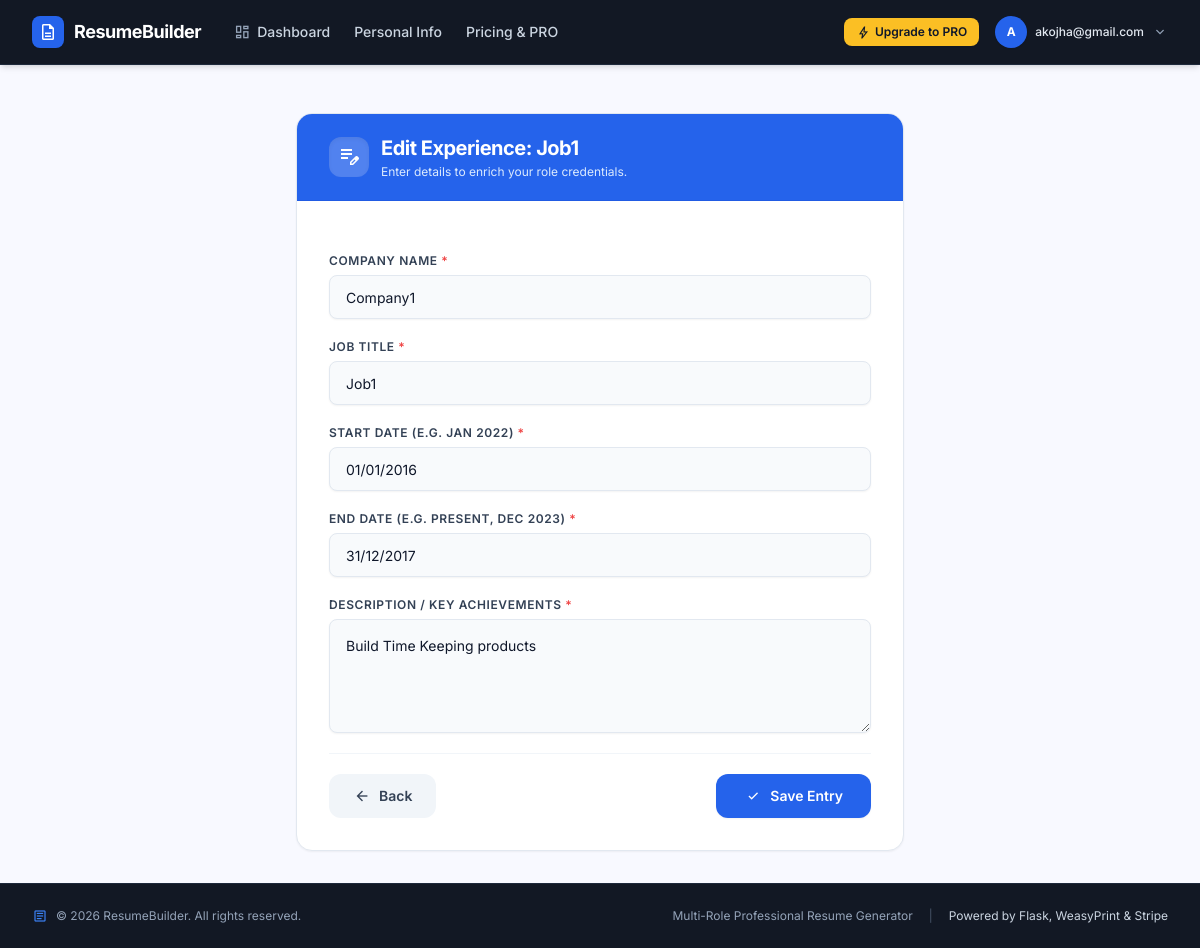
Page /dashboard/experience/1/edit (signed in) on the earlier database version.
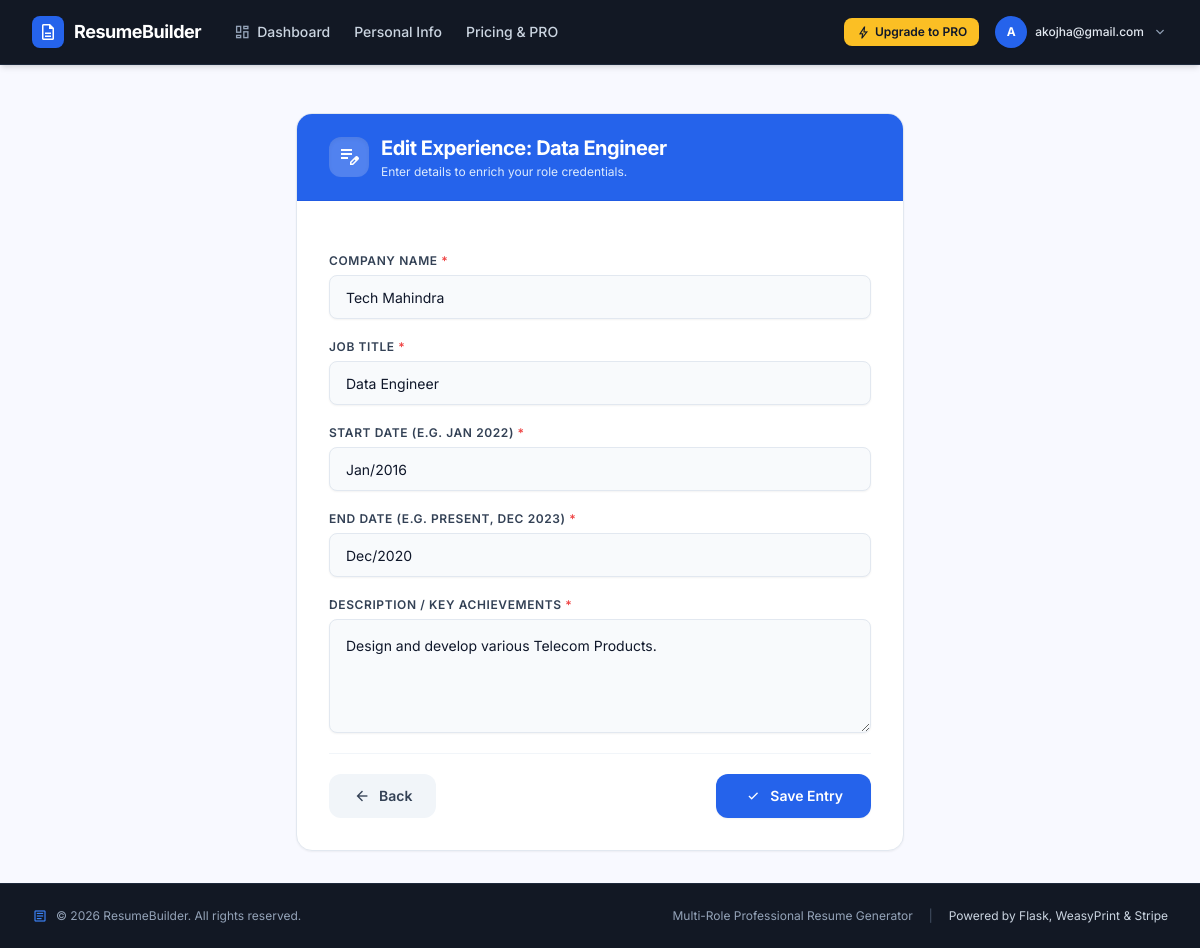
Same page on the later database version.
### app/models.py (models this page shows)
class Experience(db.Model):
    id = db.Column(db.Integer, primary_key=True)
    role_id = db.Column(db.Integer, db.ForeignKey('resume_role.id'), nullable=False)
    company = db.Column(db.String(100), nullable=False)
    job_title = db.Column(db.String(100), nullable=False)
    start_date = db.Column(db.String(20))
    end_date = db.Column(db.String(20))
    description = db.Column(db.Text)

### app/dashboard/routes.py (the view, shortened to what this page needs)
@dashboard.route('/experience/<int:exp_id>/edit', methods=['GET', 'POST'])
@login_required
def edit_experience(exp_id):
    exp = db.get_or_404(Experience, exp_id)
    if exp.role.user_id != current_user.id:
        flash('Unauthorized access.', 'danger')
        return redirect(url_for('dashboard.index'))
    form = ExperienceForm(obj=exp)
    return render_template('dashboard/item_form.html', form=form, title=f"Edit Experience: {exp.job_title}")

### app/forms.py
class ExperienceForm(FlaskForm):
    company = StringField('Company Name', validators=[DataRequired()])
    job_title = StringField('Job Title', validators=[DataRequired()])
    start_date = StringField('Start Date (e.g. Jan 2022)', validators=[DataRequired()])
    end_date = StringField('End Date (e.g. Present, Dec 2023)', validators=[DataRequired()])
    description = TextAreaField('Description / Key Achievements', validators=[DataRequired()])
    submit = SubmitField('Add Experience')

### app/models.py (called while the page is built)
@login_manager.user_loader
def load_user(user_id):
    return db.session.get(User, int(user_id))

### app/templates/dashboard/item_form.html (shortened to what this page needs)
{% extends 'base.html' %}
{% block content %}
<div class="max-w-2xl w-full mx-auto px-4 sm:px-6 lg:px-8 py-8 flex-grow">
    <section class="bg-white rounded-2xl shadow-sm border border-slate-200 overflow-hidden">
        <div class="bg-blue-600 px-6 sm:px-8 py-5 border-b border-blue-700/40 text-white flex items-center justify-between">
            <div class="flex items-center space-x-3">
                <div class="w-10 h-10 rounded-xl bg-white/20 flex items-center justify-center text-white shadow-inner">
                    <span class="material-symbols-outlined text-[24px]">edit_note</span>
                </div>
                <div>
                    <h1 class="text-lg sm:text-xl font-bold tracking-tight text-white">{{ title }}</h1>
                    <p class="text-xs text-blue-100 mt-0.5">Enter details to enrich your role credentials.</p>
                </div>
            </div>
        </div>
        <form method="POST" class="p-6 sm:p-8 space-y-5">
            {% for field in form if field.name != 'csrf_token' and field.name != 'submit' %}
                <div class="flex flex-col gap-1.5">
                    <label class="text-xs font-semibold uppercase tracking-wider text-slate-700" for="{{ field.id }}">
                        {{ field.label.text }} <span class="text-red-500">*</span>
                    </label>
                    {% set err_cls = 'border-red-400 ring-1 ring-red-400' if field.errors else 'border-slate-200 focus:border-blue-500 focus:ring-2 focus:ring-blue-500/20' %}
                    {% if field.type == 'TextAreaField' %}
                        <textarea class="w-full rounded-lg bg-slate-50 text-slate-900 text-sm border {{ err_cls }} p-4 focus:bg-white focus:outline-none transition-all shadow-sm"
                                  id="{{ field.id }}"
                                  name="{{ field.name }}"
                                  rows="4"
                                  required>{{ field.data or '' }}</textarea>
                    {% else %}
                        <input class="w-full h-11 px-4 rounded-lg bg-slate-50 text-slate-900 text-sm border {{ err_cls }} focus:bg-white focus:outline-none transition-all shadow-sm"
                               id="{{ field.id }}"
                               name="{{ field.name }}"
                               required
                               type="text"
                               value="{{ field.data or '' }}">
                    {% endif %}
                </div>
            {% endfor %}
            <div class="pt-5 border-t border-slate-100 flex items-center justify-between gap-4">
                <a href="javascript:history.back()" class="px-6 h-11 rounded-xl bg-slate-100 hover:bg-slate-200 text-slate-700 font-semibold text-sm flex items-center justify-center gap-2 transition-all">
                    <span class="material-symbols-outlined text-[18px]">arrow_back</span>
                    <span>Back</span>
                </a>
                <button type="submit" class="px-7 h-11 rounded-xl bg-blue-600 hover:bg-blue-700 text-white font-semibold text-sm flex items-center justify-center gap-2 shadow-sm transition-all active:scale-[0.99] cursor-pointer">
                    <span class="material-symbols-outlined text-[18px]">check</span>
                    <span>Save Entry</span>
                </button>
            </div>
        </form>
    </section>
</div>
{% endblock %}

Differences in the rows shown:
changed Experience: company "Company1" → "Tech Mahindra"; job_title "Job1" → "Data Engineer"; start_date "01/01/2016" → "Jan/2016"; end_date "31/12/2017" → "Dec/2020"; description "Build Time Keeping products" → "Design and develop various Telecom Products."
Other differences:
{{ title }}: "Edit Experience: Job1" → "Edit Experience: Data Engineer"
